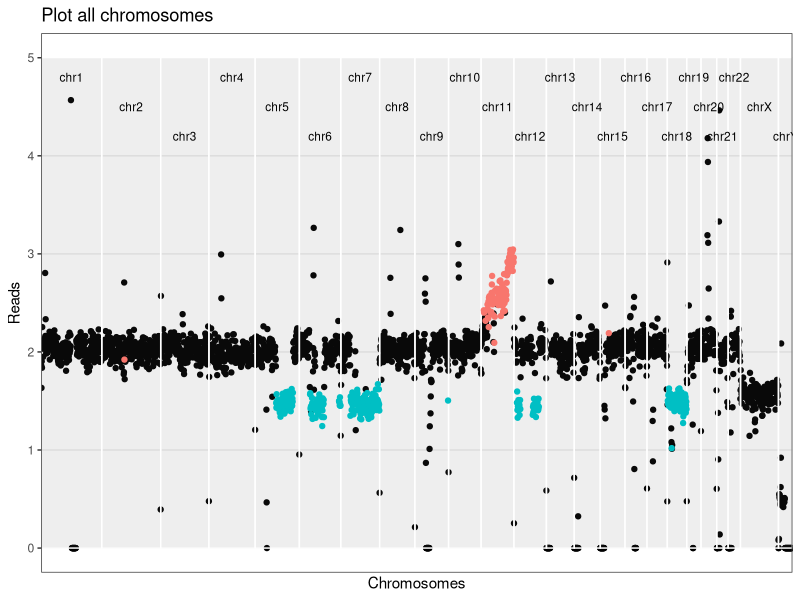
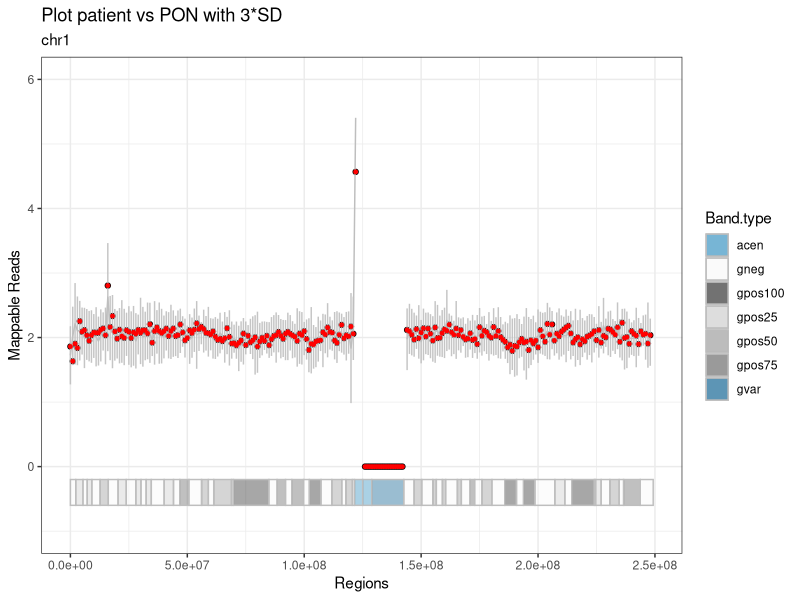
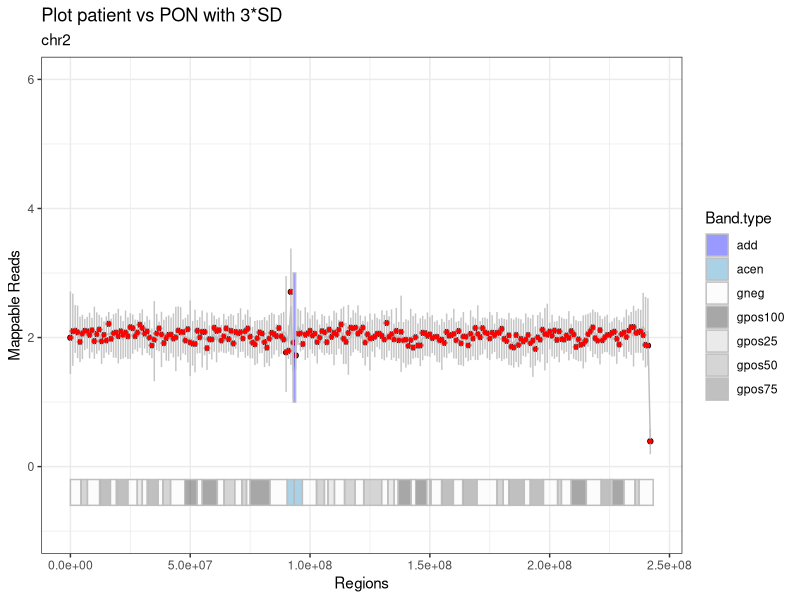
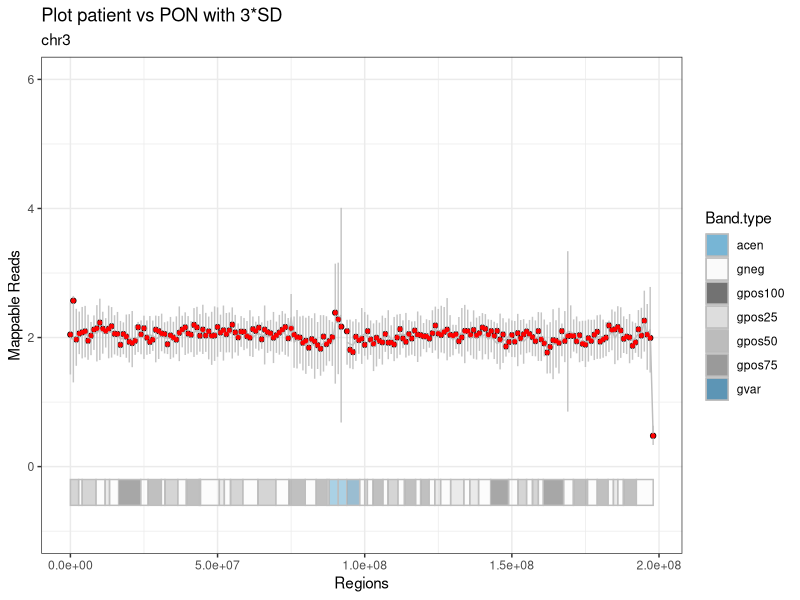
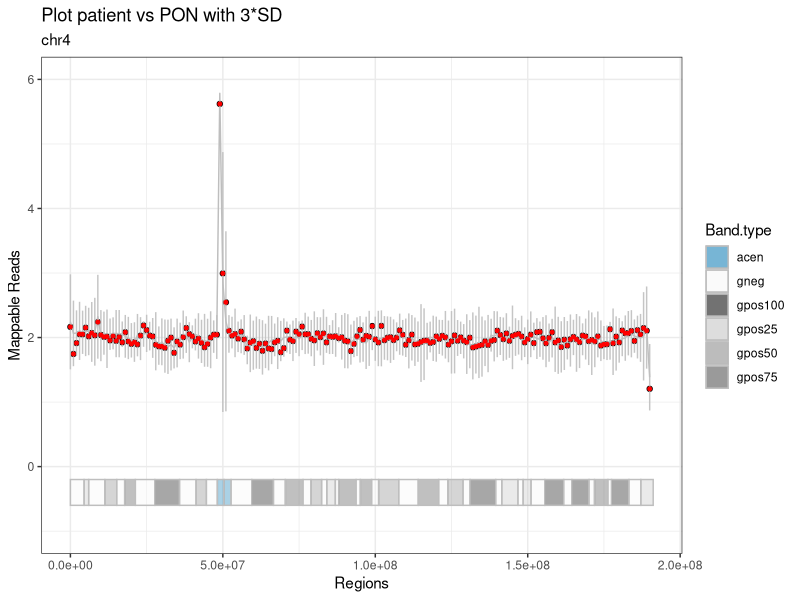
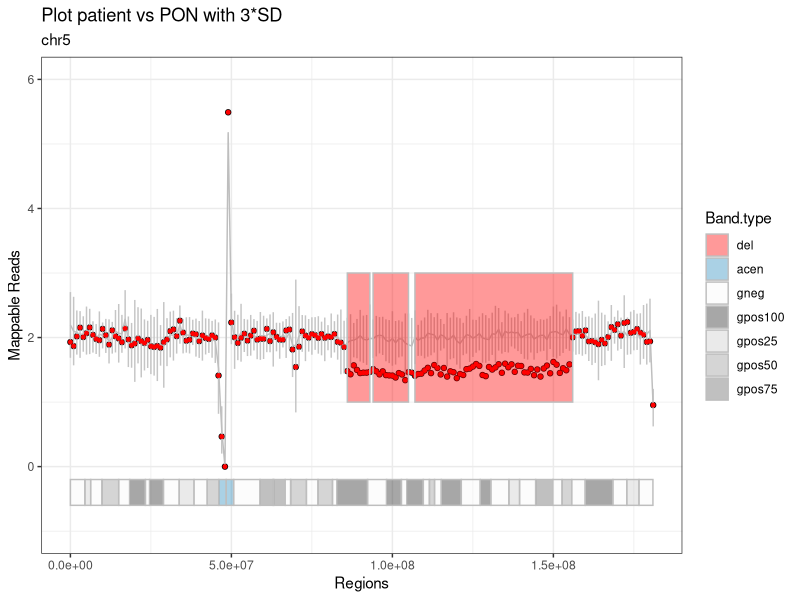
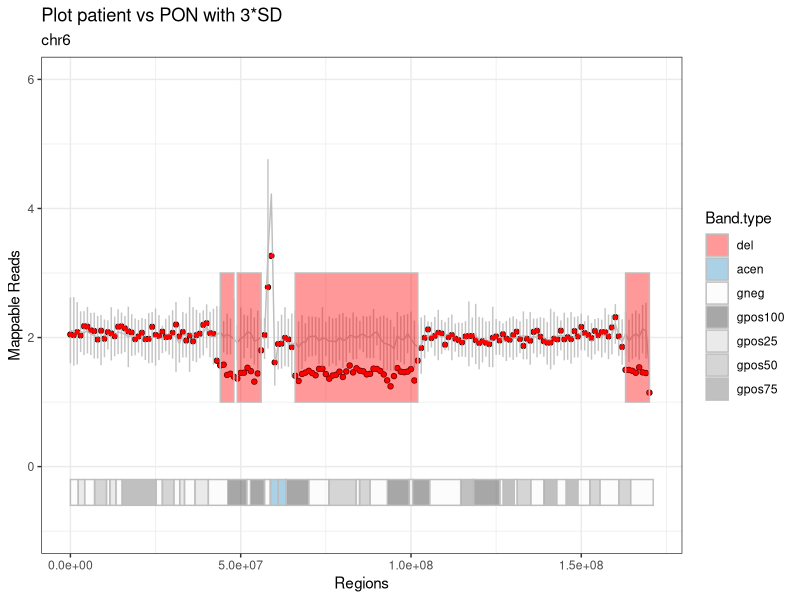
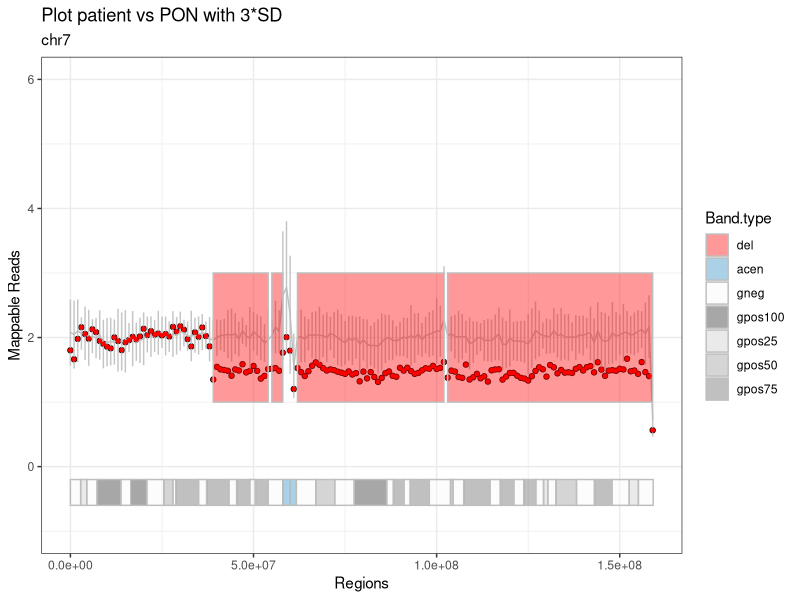

Write R code to recreate these figures, in order.
## ---- chunk 1
#knitr::opts_knit$set(root.dir = "~/diss/CORIANDER/r.script.coriander/output/120517/")
knitr::opts_chunk$set(warning = FALSE, message = FALSE) 
## ---- chunk 2
patient.data = read.table("patient.data.tsv", stringsAsFactors = F)
patient_name = patient.data[1, 2]
gender = as.character(patient.data[2, 2])
paste0("Patient ", patient_name)
## ---- chunk 3

# librarys
library(ggplot2)
library(knitr)


###################################################################################################
# VORBEREITEN
###################################################################################################

# SCHRITT 1
# Daten einlesen: Patient, PON, Giemsa-Bands, alle Gene und eine Auswahl der relevanten.

patient = read.table("patient.fc.tsv", header=TRUE, row.names = 1, stringsAsFactors = F) 
bin_data = read.table("pon.tsv", header=TRUE, row.names = 1, stringsAsFactors = F)
bin_data$Start = as.integer(bin_data$Start)
bin_data$End = as.integer(bin_data$End)
# pon wurde bereits erzuegt, normalisiert und mit den statistischenwerten versehen!

cytobands = read.table("../../tables/cytobands.tsv", header=TRUE, row.names = 1, stringsAsFactors = F)
# die farben sind bereits enthalten!
cancer_genes = read.table("../../tables/cancer.driver.genes_unique.and.goi.aml.csv", header=TRUE, sep = "\t",
                          stringsAsFactors = F)
all_genes = read.table("../../tables/all_genes.tsv", header=TRUE, row.names = 1, stringsAsFactors = F)
all_genes$start = as.integer(all_genes$start)
all_genes$end = as.integer(all_genes$end)

## ---- chunk 4
stats = read.table("mapping.stats.tsv", stringsAsFactors = F)
stats[nrow(stats) +1, ] = list(as.character("unique_mapped_reads"), sum(patient[ , 6]))
stats[nrow(stats) +1, ] = list(as.character("patient ID"), patient_name)
stats[nrow(stats) +1, ] = list(as.character("gender"), gender)

library(knitr)
kable(stats, digits = 0, col.names = NULL, align = "l")
## ---- chunk 5

# SCHRITT 2
# PON an das Geschlecht des Patienten anpassen
pon.gender.adjust = function(pon, gender) {
  if (gender == "M") {
    chrn = "chrX"
    pon.copy = pon[pon$Chr == "chrX_M", ]
    pon.copy$Chr = chrn
    pon = rbind(pon, pon.copy)
    
    chrn = "chrY"
    pon.copy = pon[pon$Chr == "chrY_M", ]
    pon.copy$Chr = chrn
    pon = rbind(pon, pon.copy)
    
    pon = pon[!(pon$Chr == "chrX_F" | pon$Chr == "chrY_F" | pon$Chr == "chrX_M" | pon$Chr == "chrY_M"), ]
  }
  
  else {
    chrn = "chrX"
    pon.copy = pon[pon$Chr == "chrX_F", ]
    pon.copy$Chr = chrn
    pon = rbind(pon, pon.copy)
    
    chrn = "chrY"
    pon.copy = pon[pon$Chr == "chrY_F", ]
    pon.copy$Chr = chrn
    pon = rbind(pon, pon.copy)
    
    pon = pon[!(pon$Chr == "chrX_F" | pon$Chr == "chrY_F" | pon$Chr == "chrX_M" | pon$Chr == "chrY_M"), ]
  }
}


# SCHRITT 3
# Die Patientendaten normalisieren
patient_normalization = function(patient, column_number) {
  # patient = tabelle der patienten
  # column_number = nummer der spalte mit deb patienten-bins
  # (bei einem patienten -> 6) 
  patient_norm <- patient[ , 1:5]
  #patient_norm$pat_bins <- patient[ , column_number] / sum(patient[ , column_number]) * (patient[1, 3] - patient[1, 2] + 1)
  patient_norm$pat_bins <- patient[ , column_number] / median(patient[ , column_number]) *2
  # eine neue tabelle mit den allgemeinen daten und den normalisierten patienten-bins
  # normalisierung basiert auf der automatischen erkennung der bin-laenge (differenz end und start der 1. bin)
  # ist also dynamisch
  return(patient_norm)
}

# SCHRITT 4
# Den Patienten als eine neue Spalte zu der PON-Tabelle hinzufügen
unite.data = function(pon, patient) {
  pon$patient = patient$pat_bins
  return(pon)
}

###################################################################################################
# RECHNEN
###################################################################################################

# SCHRITT 5
#Del/amp Bins detektieren
aberration.bins.identifier = function(bin_data, sd_factor) {
  bin_data$aberration = with(bin_data, factor(ifelse(patient < mean - sd_factor * sd, 'del', ifelse(patient > mean + sd_factor * sd, 'add', 'normal')), levels = c('normal', 'add', 'del')))
  return(bin_data)
}


# SCHRITT 6
# Abweichende Bins werden zu ganzen Regionen mit einer gemeinsamen Richtung
# (amplifiziert oder deletiert) zusammengefasst
# und in eine Tabelle hereingeschrieben
region_bring_together = function(bin_data, sd_factor) {
  # die funktion schaut alle chromosome (inkl. geschlechterchr) nach den over/under regionen durch
  # und gibt diese mit den start-/endpunkten in einer tabelle wieder
  regions = data.frame(Chr=character(), Start=integer(), End=integer(), Start.i=integer(), 
                        End.i=integer(), Direction=integer(), stringsAsFactors = F)
  last_chr = 'NULL'
  last_direction = 0 # 0 for normal, -1 for del, +1 for amp
  region_start = 0
  for (i in 1:nrow(bin_data)) {
    if(bin_data$Chr[i] != last_chr) {
      if(last_chr != 'NULL' & last_direction != 0) {
        regions[nrow(regions) + 1, ] = list(as.character(last_chr), bin_data$Start[region_start], 
                                            bin_data$End[i-1], region_start, i, last_direction)
        #eine region wird zugemacht, falls am ende eines chromosoms eine region noch offen war
      }
      last_direction = 0
      region_start = 0
      last_chr = bin_data$Chr[i]
    }

    direction = 0
    if(!is.na(bin_data$patient[i]) & (bin_data$patient[i] < bin_data$mean[i] - sd_factor * bin_data$sd[i])) {
      direction = -1
    } else if(!is.na(bin_data$patient[i]) & (bin_data$patient[i] > 
                                             bin_data$mean[i] + sd_factor * bin_data$sd[i])) {
      direction = +1
    }
    if (direction == last_direction) {
      next()
    }
    if (direction > last_direction) {
      if (last_direction == 0) {
        region_start = i
        # neue del oder amp region wird aufgemacht
      }
      else if (last_direction == -1) {
        regions[nrow(regions) + 1, ] = list(as.character(bin_data$Chr[i]), bin_data$Start[region_start], 
                                            bin_data$End[i-1], region_start, i-1, last_direction)
        # alte del region wird zugemacht
        if (direction == 1) {
          region_start = i
          # neue amp region wird aufgemacht
        }
      }
    } 
    else if (direction < last_direction) {
      if (last_direction == 0) {
        region_start = i
        # neue del region wird aufgemacht
      }
      else if (last_direction == 1) {
        regions[nrow(regions) + 1, ] = list(as.character(bin_data$Chr[i]), bin_data$Start[region_start], 
                                            bin_data$End[i-1], region_start, i-1, last_direction)
        # alte amp region wird zugemacht
        if (direction == -1) {
          region_start = i
          # neue del region wird aufgemacht
        }
      }
    }
    last_direction = direction
  }
  if(last_direction != 0) {
    regions[nrow(regions) + 1, ] = list(as.character(bin_data$Chr[i]), bin_data$Start[region_start], 
                                        bin_data$End[i-1], region_start, i, last_direction)
    #eine region wird zugemacht, falls bei dem allerletzten chromosom eine region noch offen war
  }
  return(regions)
}

###################################################################################################
# REPORTEN
###################################################################################################

# SCHRITT 7
# Die Regionen werden zu größeren Regionen zusammengefasst, deren Werte gegen die
# Werte des PONs an der gleichen Stelle geprüft werden
# Momentan noch 3*SD-Statistik.
region_merge = function(bin_data, regions, sd_factor) {
  regions_merged = data.frame(Chr=character(), Start=integer(), End=integer(), Start.i=integer(), 
                               End.i=integer(), Direction=factor(levels=c('add', 'del')),
                               stringsAsFactors = F)
  
  if(nrow(regions) < 2) return(regions_merged)
  
  regions_merged[1,] = list(as.character(regions$Chr[1]), 
                            regions$Start[1], 
                            regions$End[1],
                            regions$Start.i[1],
                            regions$End.i[1],
                            ifelse(regions$Direction[1]==1, 'add', 'del'))
  m = 1 #der zaehler in der tabelle "regions_merged"
  mean_region = 0
  mean_pon = 0
  sd_pon = 0
  
  for (r in 2:nrow(regions)) {
    if (regions_merged$Chr[m] != regions$Chr[r] | regions_merged$Direction[m] != regions$Direction[r]) {
      # mergen nur, wenn auf dem selben chr.
      regions_merged[nrow(regions_merged) + 1, ] = list(Chr=as.character(regions$Chr[r]), 
                                                        Start=regions$Start[r], 
                                                        End=regions$End[r],
                                                        Start.i=regions$Start.i[r],
                                                        End.i=regions$End.i[r],
                                                        Direction=ifelse(regions$Direction[r]==1, 'add', 'del'))
      # die region auf einem neuen chr oder mit einer anderen richtung zu der neuen tabelle hinzufuegen
      m = nrow(regions_merged)
      # das ist die region, von der aus betrachtet wird
      next
    }
    bin_start = regions_merged$Start.i[m]
    bin_end = regions$End.i[r]
    
    mean_region = mean(c(bin_data$patient[bin_start]:bin_data$patient[bin_end]), na.rm = TRUE)
    mean_pon = mean(c(bin_data$mean[bin_start:bin_end]), na.rm = TRUE)
    #die mittelwerte der betroffenen bins inkl. "normale" chr.abschnitte bei dem patienten und pon
    sd_pon <- mean(bin_data$sd[bin_start:bin_end])
    
    if (mean_region > mean_pon + sd_factor*sd_pon | mean_region < mean_pon - sd_factor*sd_pon) {
      # wenn die mittelwerte der betroffenen bins immer noch signifikant hoch/runter sind -> mergen
      regions_merged[m, ] = list(as.character(regions$Chr[r]), 
                                 regions_merged$Start[m], 
                                 regions$End[r],
                                 bin_start,
                                 bin_end,
                                 ifelse(regions$Direction[r]==1, 'add', 'del'))
    } 
    else {
      regions_merged[nrow(regions_merged) + 1, ] = list(Chr=as.character(regions$Chr[r]), 
                                                        Start=regions$Start[r], 
                                                        End=regions$End[r],
                                                        Start.i=regions$Start.i[r],
                                                        End.i=regions$End.i[r],
                                                        Direction=ifelse(regions$Direction[r]==1, 'add', 'del'))
    }
    m <- nrow(regions_merged)
  }
  return(regions_merged)
}


# SCHRITT 8
# Hier werden abweichende Banden aus den Bins detektiert
# Herausforderungen dabei ist, dass die Bins und die Bands in verschiedenen Schritten laufen,
# so kann eine Bande 100.000 Schritte haben
bins2bands = function(bin_data, cytobands, sd_factor) {
  last_chr = 'NULL'
  direction = 0 # die richtung der abweichenden bande (over, under)
  
  bands = data.frame(Chr=character(), Name=character(), Start=integer(), End=integer(),
                     Sum.pat=integer(),
                     Sum.pon=integer(), Direction=integer(),
                     stringsAsFactors = F)
  
  for (c in 1:nrow(cytobands)) {
    # Selektieren der Zeilen mit benötigten Eigenschften
    # hier gibt es mehrere faelle, da die schritte der bind und banden nicht gleich sind
    # und mehrere bins in einer bande sein koennen
    # bzw. auch  kleine bands in einer bin
    
    # die bedingung, dass die chromosome der banden und das patienten
    # gleich sind, muss immer erfuellt sein
    
    sel = as.character(bin_data$Chr) == as.character(cytobands$Chr[c]) &
      # fall 1: die bin ist kleiner als die band
      ((bin_data$Start >= cytobands$Start[c] & bin_data$End <= cytobands$End[c]) |
         # fall 2: die bin ist zwischen 2 bands, liegt aber eher in der betrachteten bin,
         # weil das ende von der bin naeher zum ende der band liegt, als der
         # anfang zum anfang der naechsten
         # die 2. bedingung wurde eingebaut, um zu verhindern, dass die bins vor der aktuellen
         # band mitselektiert werden
         ((bin_data$Start < cytobands$End[c]) &
            (bin_data$End > cytobands$Start[c]) &
            ((cytobands$End[c] - bin_data$Start) >= (bin_data$End - cytobands$End[c]))) |
         # fall 3: die bin ist zwischen 2 bands, liegt aber eher in der
         # betrachteten bin
         # weil der anfang von der bin naeher zum anfang der band liegt, als das ende
         ((bin_data$Start < cytobands$Start[c]) &
            ((bin_data$End - cytobands$Start[c]) > (cytobands$Start[c] - bin_data$Start))))
    # fall 4: die band ist kleiner als die bin,
    # dann greift die bedingung 2 oder 3, je nach werten
    
    band.pat = bin_data[sel, "patient"]
    #band.pon = colSums((bin_data[sel, grep(".bam", colnames(bin_data))]), na.rm = TRUE)
    band.pon = colSums((bin_data[sel, grep("V", colnames(bin_data))]), na.rm = TRUE)
    sum_pat = sum(band.pat, na.rm = TRUE)
    # summe der werte der bins in dieser band fuer den patienten
    sum_pon = mean(band.pon, na.rm = TRUE)
    # mittelwert der summe der bins in dem pon
    sd_bands = sd(band.pon, na.rm = TRUE)
    # standartabweichung fur die bins in der band
    if (sum_pat > sum_pon + sd_factor*sd_bands) {
      direction = +1 # die bande ist amp
    }
    else if (sum_pat < sum_pon - sd_factor*sd_bands) {
      direction = -1 # die bande ist del
    }
    
    bands[nrow(bands) + 1, ] = list(as.character(cytobands$Chr[c]),
                                    as.character(cytobands$Name[c]),
                                    cytobands$Start[c],
                                    cytobands$End[c],
                                    sum_pat,
                                    sum_pon,
                                    direction)
    direction = 0
  }
  return(bands)
}


# SCHRITT 9
# Hier werden Banden zusammengefasst und fuer den Report vorbereitet
karyotype = function(bands) {
  suspected_bands = bands[bands$Direction != 0, ]
  
  # bands mergen, wie bei den regions, nur ohne statistische validierung
  suspected_bands$last_Name = suspected_bands$Name
  karyotype_to_report = suspected_bands[1, ]
  
  karyotype_to_report$Aberration = NA
  if(nrow(suspected_bands) < 1) return(karyotype_to_report)
  
  k = 1
  # der zaehler in der tabelle karyotype_to_report
  for (s in 2:nrow(suspected_bands)) {
    if (karyotype_to_report$Chr[k] == suspected_bands$Chr[s] &
        karyotype_to_report$Direction[k] == suspected_bands$Direction[s] &
        karyotype_to_report$End[k] == suspected_bands$Start[s]) {
      karyotype_to_report$last_Name[k] = suspected_bands$Name[s]
      karyotype_to_report$End[k] = suspected_bands$End[s]
      next
    }
    else {
      karyotype_to_report[nrow(karyotype_to_report) +1, ] = suspected_bands[s, ]
      # die bande auf einem neuen chr oder mit einer anderen richtung hinzufuegen
      k = nrow(karyotype_to_report)
      # das ist jetzt die bande, von der aus betrachtet wird
    }
  }
  
  for (a in 1:nrow(karyotype_to_report)) {
    karyotype_to_report[a, "Aberration"] = as.character(paste0(karyotype_to_report$Direction[a], "(",
                                                               suspected_bands$Chr[a], ")(",
                                                               suspected_bands$Name[a],
                                                               suspected_bands$last_Name[a], ")"))
  }
  
  karyotype_to_report$Aberration = as.character(paste0(ifelse(karyotype_to_report$Direction == 1, "add", "del"), "(",
                                                       sub("chr", "", karyotype_to_report$Chr), ")(",
                                                       karyotype_to_report$Name,
                                                       karyotype_to_report$last_Name, ")"))
  return(karyotype_to_report)
}


# SCHRITT 10
# Die Gene, die in den abweichenden Banden liegen, werden detektiert
# und an eine Tabelle übergeben
genes_finder = function(bin_data, all_genes, cancer_genes, sd_factor) {
  suspected_bins <- data.frame(Chr=character(), Start=integer(), End=integer(), Bin=integer(),
                               Aberration=character(), stringsAsFactors = F)
  # Hier werden alle Bins gespeichert, die von pon_mean +/- 3*SD abweichen
  g=0
  for (g in 1:nrow(bin_data)) {
    if (!is.na(bin_data$patient[g]) &
        (bin_data$patient[g] < (bin_data$mean[g] - sd_factor * bin_data$sd[g]))) {
      suspected_bins[nrow(suspected_bins) + 1, ] = list(as.character(bin_data$Chr[g]), 
                                                        bin_data$Start[g], 
                                                        bin_data$End[g],
                                                        bin_data$patient[g],
                                                        as.character("del"))
    }
    
    else if (!is.na(bin_data$patient[g]) &
             (bin_data$patient[g] > (bin_data$mean[g] + sd_factor * bin_data$sd[g]))) {
      suspected_bins[nrow(suspected_bins) + 1, ] = list(as.character(bin_data$Chr[g]), 
                                                        bin_data$Start[g], 
                                                        bin_data$End[g],
                                                        bin_data$patient[g],
                                                        as.character("amp"))
    }
  }

  special_genes = all_genes[all_genes$symbol %in% cancer_genes$genes,]
  special_genes$aberration = 'norm'
  special_genes$found = 0
  
  for(i in 1:nrow(special_genes)) {
    bins = suspected_bins[suspected_bins$Chr == special_genes$chr[i] & (suspected_bins$Start <= special_genes$start[i] & special_genes$start[i] <= suspected_bins$End |
                                                                          suspected_bins$Start <= special_genes$end[i] & special_genes$end[i] <= suspected_bins$End),]
    if(nrow(bins) == 0) {next}
    special_genes$found[i] = 1
    if(all(bins$Aberration == 'amp')) {special_genes$aberration[i] = 'amp'}
    if(all(bins$Aberration == 'del')) {special_genes$aberration[i] = 'del'}
  }

  reported_genes = special_genes[special_genes$found == 1 & (special_genes$aberration == "amp" | special_genes$aberration == "del"), ]

  return(reported_genes)
}


# SCHRITT 11
# Diese Funktion soll die Plots generieren. Bestandteile des Plots zur Zeit sind:
# 1) Punkte aus den gemappten Patientendaten
# 2) Eine Linie fuer die PON-Daten
# 3) Errorbar fuer 3*SD der PON-Daten an dieser Stelle
# 4) Del/amp Regionen
# 5) Ein Ideogram zur besseren raemlichen Orientierung fuer die Kliniker


plot_bins_regions_ideogram <- function(bin_data, cytobands, region_merged,
                                       chrn, sd_factor) {

  x <- bin_data[bin_data$Chr == chrn, "Start"]
  y <- bin_data[bin_data$Chr == chrn, "patient"]
  plot_patient <- qplot(x, y, ylim=c(-1, 6)) +
                  geom_line(aes(x = bin_data[bin_data$Chr == chrn, "Start"],
                                y = bin_data[bin_data$Chr == chrn, "mean"]),
                                color = "gray", linetype = "solid") +
                  geom_errorbar(aes(x = bin_data[bin_data$Chr == chrn, "Start"],
                                    ymin = bin_data[bin_data$Chr == chrn, "mean"] - 
                                    sd_factor * bin_data[bin_data$Chr == chrn, "sd"], 
                                    ymax = bin_data[bin_data$Chr == chrn, "mean"] + 
                                    sd_factor * bin_data[bin_data$Chr == chrn, "sd"]),
                                width=0.1, color = "gray", alpha = 0.9, na.rm = TRUE) +
    # na.rm = TRUE bedeutet, dass die fehlenden Werte keine fehlermeldungen mehr verursachen
    
                  geom_point(aes(x = x, y = bin_data[bin_data$Chr == chrn, "patient"]),
                                 shape = 19, color = "red", size = 1) +
    #das eigentliche ideogram
                  geom_rect(data = cytobands[cytobands$Chr == chrn, ],
                            stat = "identity", position = "identity",
                    aes(NULL, NULL, xmin = Start, xmax = End, fill = Band.type),
                        ymin = -0.6, ymax = -0.2, color = "gray", size = 0.5, alpha = 0.4) +
                  scale_fill_manual(values=c("acen" = "#2b8cbe", "gneg" = "#f7f7f7",
                                             "gpos100" = "#252525", "gpos25" = "#cccccc",
                                             "gpos50" = "#969696", "gpos75" = "#636363",
                                             "gvar" = "#045a8d", "stalk" = "#be8c2b",
                                             "add" = "blue", "del" = "red")) +
    
    # die regione einzeichnen
                  geom_rect(data = region_merged[region_merged$Chr == chrn,],
                            aes(NULL, NULL, xmin = Start, xmax = End, fill = Direction),
                                ymin = 1,
                                ymax = 3,
                                color = "gray", size = 0.5, alpha = 0.4) +
    
                  theme_bw() +
                  labs(title = "Plot patient vs PON with 3*SD", subtitle = chrn,
                  x = "Regions", y = "Mappable Reads")
  print(plot_patient)
  return(plot_patient)
}


# SCHRITT 12
# Eine Schleife, um die Plots für alle Chromosomen zu erstellen
# und diese in einem neuen Ordner zu speichern
create.plots <- function(path.output, patient_name, bin_data, cytobands, region_merged, sd_factor) {
  
  setwd(path.output)
  dir.create(paste0("Patient.", patient_name))
  setwd(paste0("Patient.", patient_name))
  
  chrn= "chr0"
  for (chrn in unique(bin_data$Chr)) {
    plot_patient = plot_bins_regions_ideogram(bin_data, cytobands, region_merged,
                                              chrn, sd_factor)
    ggsave(filename = paste0("Plot.", chrn, ".png"))
  }
}


# SCHRITT 15
# Plot Uebersicht ueber alle Chromosomen nebeneinander
# Die Bins als Punkte, keine PON-Daten
# Patienten-Daten normalisiert auf 0
# Die Y-Achse geht von 1 bis -1
# Die amp/del Bins weichen nach obenm oder unten ab, sind farblich markiert
# Duenne graue Linien am Ende jedes Chromosoms
# Die X-Achse als die Koordinaten im ganzen Genom
# Unterhalb der X-Achse die Chromosomen-Nummern
# Eine Amplifikation hat mehr Gen-Kopien als Gain, diese Aufteilung (siehe Fig. 1 im iCHORcna Paper)
# sollte auch von uns beibehalten werden.
plot_genome_wide_cnv = function(bin_data) {
  # eine Tabelle mit den globalen Koordinaten fuer alle Chromosomen
  coordinates_genome_wide <- data.frame(Chr=character(), Start=integer(), End=integer(), Offset=integer(),
                                        stringsAsFactors = F)
  for (w in unique(bin_data$Chr)) {
    coordinates_genome_wide[nrow(coordinates_genome_wide) + 1, ] = list(as.character(w),
                                                                        0,
                                                                        0,
                                                                        0)
  }

  # die Koordinaten fuer die Enden setzen
  coordinates_genome_wide[ , "End"] = sapply(coordinates_genome_wide$Chr, function (c) max(bin_data[bin_data$Chr == c, "End"]))
  # die versetzten Koordinaten setzen - so entstehen globale Koordinaten
  # coordinates_genome_wide[ , 4] = cumsum(1:(nrow(coordinates_genome_wide)-1))
  coordinates_genome_wide[ , "Offset"] = cumsum(as.numeric(coordinates_genome_wide[ , "End"]))
  coordinates_genome_wide[ , "Offset"] = c(0, coordinates_genome_wide[(1:nrow(coordinates_genome_wide)-1), "Offset"])
  coordinates_genome_wide[ , "global_End"] = cumsum(as.numeric(coordinates_genome_wide[ , "End"]))
  
  for (z in 1:nrow(coordinates_genome_wide)) {
    coordinates_genome_wide[z, "median"] = (coordinates_genome_wide[z, "Offset"] + coordinates_genome_wide[z, "global_End"])/2
  }
  
  bin_data$Offset = sapply(bin_data$Chr, function(c) coordinates_genome_wide$Offset[coordinates_genome_wide$Chr == c])
  bin_data$global_Start = bin_data$Start+bin_data$Offset
  # die koordinaten fuer die bins sind damit festgelegt, die vorbereitung ist abgeschlossen

  # ein Plot ohne farbige Punkte
  plot_all_chromosomes <- qplot(global_Start, patient, 
                                data = bin_data[bin_data$aberration == "normal", ], ylim=c(0, 5)) +
                          geom_rect(data = coordinates_genome_wide,
                                aes(NULL, NULL, xmin = Offset, xmax = global_End,
                                    ymin = 0,
                                    ymax = 5),
                                color = "white", size = 0.5, alpha = 0.1) +
                          geom_text(data = coordinates_genome_wide,
                                    aes(x = median, y = c(4.8, 4.5, 4.2, 4.8, 4.5, 4.2, 4.8, 4.5, 4.2, 4.8, 4.5, 4.2, 4.8, 4.5, 4.2, 4.8, 4.5, 4.2, 4.8, 4.5, 4.2, 4.8, 4.5, 4.2) , label = Chr), size = 3) +
                          theme_bw() +
                          theme(panel.grid.minor=element_blank(), axis.text.x = element_blank(), legend.position="none") +
                          scale_x_discrete(breaks = coordinates_genome_wide[ , "Offset"],
                                           labels = coordinates_genome_wide[ , "Chr"]) +
                          labs(title = "Plot all chromosomes", x = "Chromosomes", y = "Reads")
  
  # hier brauchen wir eine Bedingung fuer die Gesunden, die keine Aberrationen aufweisen

  if (nrow(bin_data[bin_data$aberration == "add", ]) < 1) {
    # wenn gar keine Auffaelligkeiten, dann ein Plot ohne farbige Punkte
    if (nrow(bin_data[bin_data$aberration == "del", ]) < 1) {
      return(plot_all_chromosomes)
    }
    # wenn Deletionen ohne Amplifikationen vorhanden sind, dann del Punkte zeichnen
    plot_all_chromosomes <- plot_all_chromosomes +
                              geom_point(data = bin_data[bin_data$aberration == "del", ], 
                                aes(x = bin_data[bin_data$aberration == "del", "global_Start"], 
                                y = bin_data[bin_data$aberration == "del", "patient"], color = "orange"))
    return(plot_all_chromosomes)
  }
  
  if (nrow(bin_data[bin_data$aberration == "del", ]) < 1) {
    # wenn Amplifikationen ohne Deletionen, dann add Punkte plotten
    plot_all_chromosomes <- plot_all_chromosomes +
                            geom_point(data = bin_data[bin_data$aberration == "add", ], 
                             aes(x = bin_data[bin_data$aberration == "add", "global_Start"], 
                             y = bin_data[bin_data$aberration == "add", "patient"], color = "blue"))
    return(plot_all_chromosomes)
  }
  
  if ((nrow(bin_data[bin_data$aberration == "del", ]) > 0) & 
      (nrow(bin_data[bin_data$aberration == "add", ]) > 0)) {
    plot_all_chromosomes <- plot_all_chromosomes +
                            geom_point(data = bin_data[bin_data$aberration == "add", ], 
                             aes(x = bin_data[bin_data$aberration == "add", "global_Start"], 
                             y = bin_data[bin_data$aberration == "add", "patient"], color = "blue")) +
                            geom_point(data = bin_data[bin_data$aberration == "del", ], 
                                aes(x = bin_data[bin_data$aberration == "del", "global_Start"], 
                                y = bin_data[bin_data$aberration == "del", "patient"], color = "orange"))
    return(plot_all_chromosomes)
      }
}
## ---- chunk 6
bin_data = pon.gender.adjust(bin_data, gender)
patient = patient_normalization(patient, 6)
bin_data = unite.data(bin_data, patient)
sd_factor = 3
bin_data = aberration.bins.identifier(bin_data, sd_factor)

regions = region_bring_together(bin_data, sd_factor)
region_merged = region_merge(bin_data, regions, sd_factor)

bands = bins2bands(bin_data, cytobands, sd_factor)
karyotype_to_report = karyotype(bands)

reported_genes = genes_finder(bin_data, all_genes, cancer_genes, sd_factor)

# create.plots(path.output, patient_name, bin_data, cytobands, region_merged, sd_factor)
plot_all_chromosomes = plot_genome_wide_cnv(bin_data)
## ---- chunk 7
kable(karyotype_to_report$Aberration, col.names = NULL, align = "l", "html")

## ---- chunk 8
kable(reported_genes[ , 1:6], align = "l")
## ---- chunk 9
plot_all_chromosomes
## ---- chunk 10

chrn= "chr0"
  for (chrn in unique(patient$Chr)) {
    plot_patient = plot_bins_regions_ideogram(bin_data, cytobands, region_merged,
                                              chrn, sd_factor)
  }
